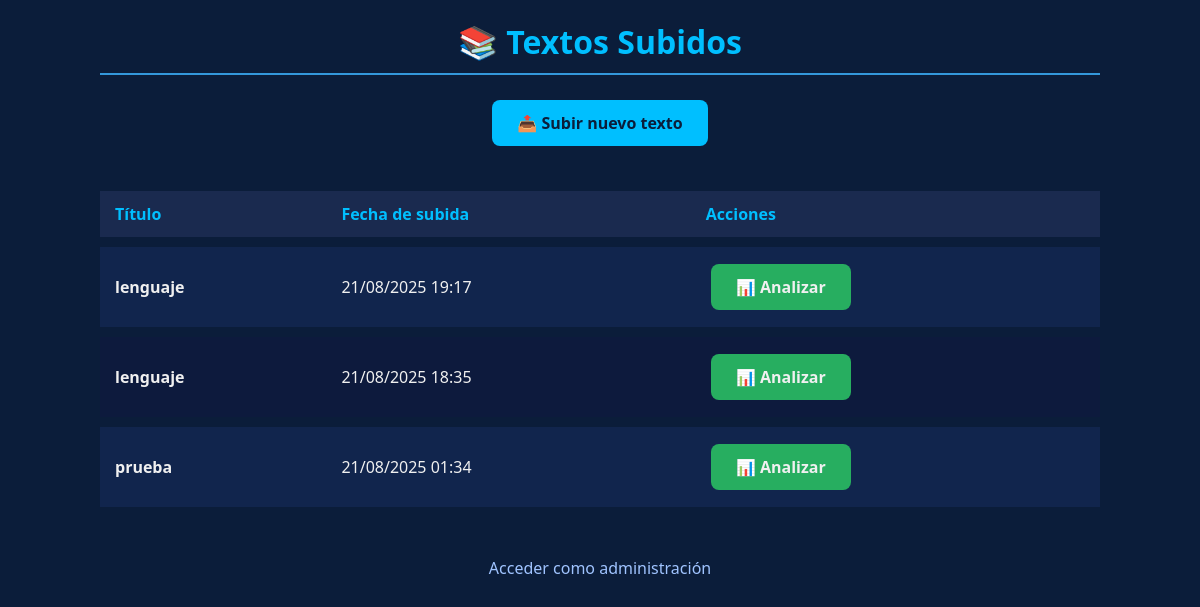
/, run on an earlier commit of the app's database.
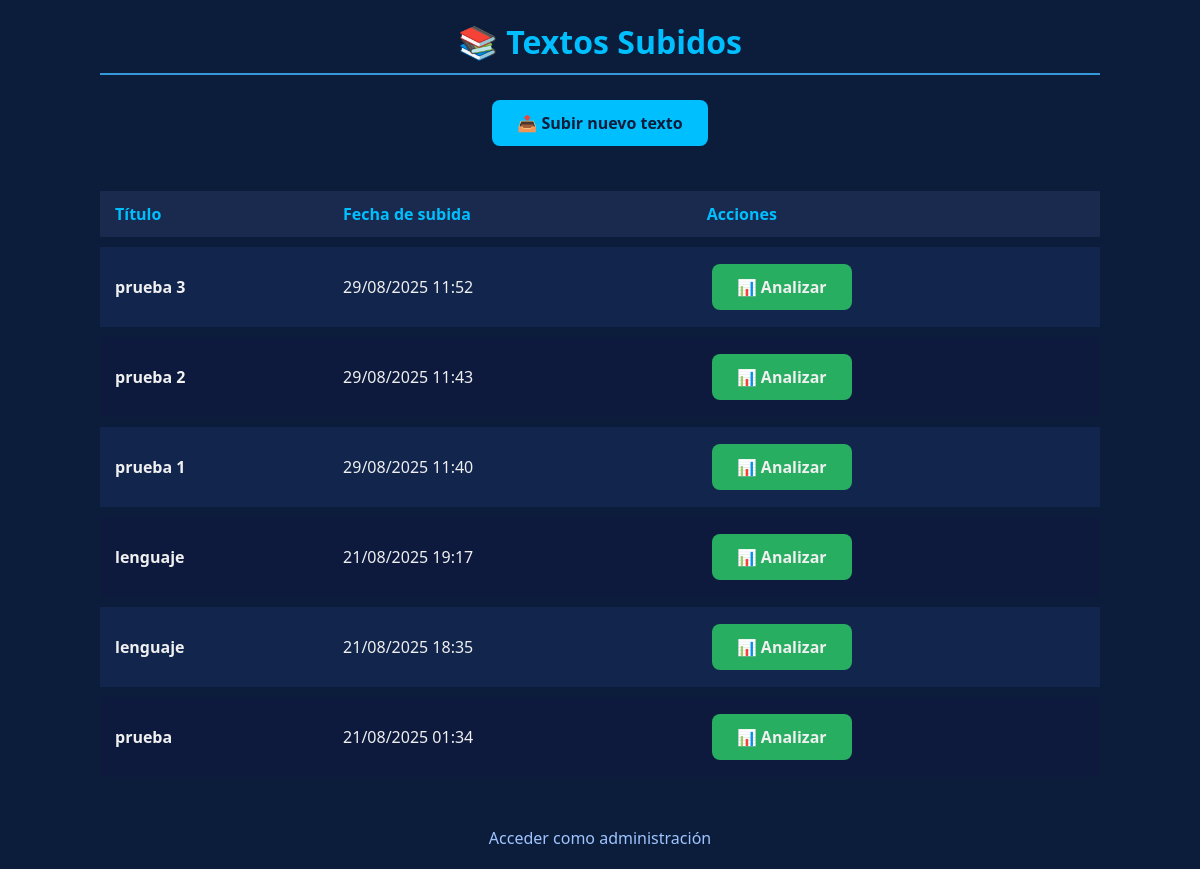
And on a later commit of the database.
### analisis/models.py (models this page shows, shortened)
class TextoAnalizado(models.Model):
    titulo = models.CharField(max_length=200)
    archivo = models.FileField(upload_to='textos/')
    fecha_subida = models.DateTimeField(auto_now_add=True)

### analisis/views.py (the view)
# urls.py: path('', views.lista_textos, name='lista_textos'),
def lista_textos(request):
    textos = TextoAnalizado.objects.all().order_by('-fecha_subida')
    return render(request, 'lista.html', {'textos': textos})

### analisis/templates/lista.html (shortened to what this page needs)
<!DOCTYPE html>
<html lang="es">
<head>
</head>
<body>
<div class="dashboard">
    <h1>📚 Textos Subidos</h1>
    <div class="btn-container">
        <a href="{% url 'subir_texto' %}" class="btn">📤 Subir nuevo texto</a>
    </div>
    {% if textos %}
    <table>
        <thead>
            <tr>
                <th>Título</th>
                <th>Fecha de subida</th>
                <th>Acciones</th>
            </tr>
        </thead>
        <tbody>
            {% for texto in textos %}
            <tr>
                <td><strong>{{ texto.titulo }}</strong></td>
                <td>{{ texto.fecha_subida|date:"d/m/Y H:i" }}</td>
                <td>
                    <a href="{% url 'analizar_texto' texto.id %}" class="btn btn-analizar">📊 Analizar</a>
                </td>
            </tr>
            {% endfor %}
        </tbody>
    </table>
    {% else %}
    <div class="empty-state">
        <div>📝</div>
        <h3>No hay textos subidos</h3>
        <p>Sube tu primer archivo de texto para comenzar el análisis</p>
    </div>
    {% endif %}
    <a href="/admin/" class="admin-link">Acceder como administración</a>
</div>
</body>
</html>

What changed in the data, as far as the page shows it:
added TextoAnalizado: titulo "prueba 3", fecha_subida "29/08/2025 11:52"
added TextoAnalizado: titulo "prueba 2", fecha_subida "29/08/2025 11:43"
added TextoAnalizado: titulo "prueba 1", fecha_subida "29/08/2025 11:40"
